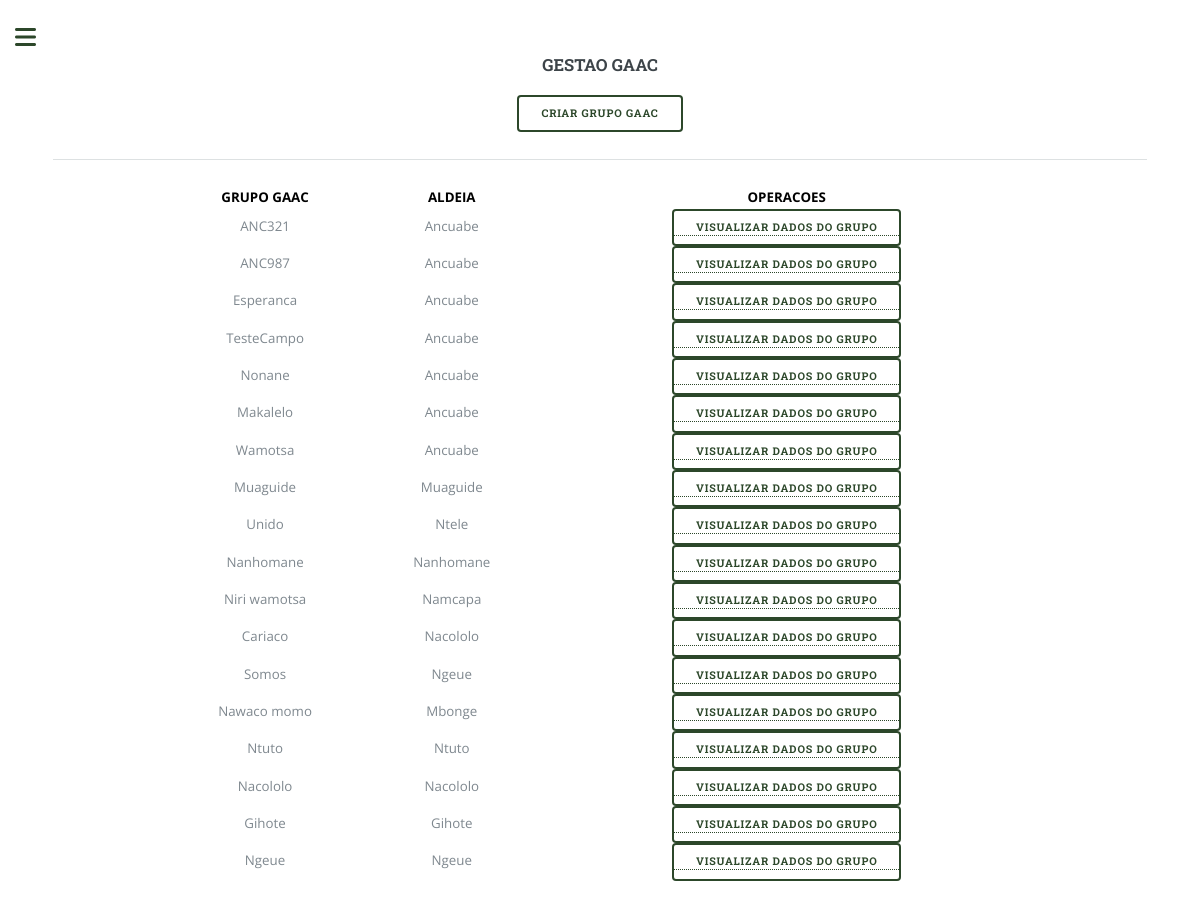
The app's page /loop/GAAC/GAAC/vistas/index.php?link=2 with its own data.
### tables this page shows
CREATE TABLE `grupogaac` (
  `id` int(11) NOT NULL,
  `numero` varchar(45) DEFAULT NULL,
  `nomeGrupo` varchar(45) NOT NULL,
  `idAldeia` int(11) NOT NULL,
  `dataCriacao` date DEFAULT NULL
);

CREATE TABLE `aldeia` (
  `id` int(11) NOT NULL,
  `nomeAldeia` varchar(45) NOT NULL,
  `idUtilizador` int(11) DEFAULT NULL
);

### loop/GAAC/GAAC/vistas/registoGrupogaac.php (the view, shortened to what this page needs)
<div id="main">
	<div class="inner">
		<section id="banner">
			<div class="content">
				<header>
					<center><h3>GESTAO GAAC</h3></center>
				</header>
				<div class="div-bt">
				<center><button id="myBtn">Criar Grupo GAAC</button></center>
				<hr>
		     <center>
			 <table style="width: 80%;" border="0">
		                <tr>
		                    <td align="center" style="color: black; font-weight:bold;">GRUPO GAAC</td>
		                    <td align="center"  style="color: black; font-weight:bold;">ALDEIA</td>
		                    <td align="center" style="color: black; font-weight:bold;">OPERACOES</td>
		                </tr>
		                <?php
		                    $query = "SELECT grupogaac.id, grupogaac.nomeGrupo, aldeia.nomeAldeia FROM grupogaac, aldeia WHERE grupogaac.idAldeia = aldeia.id";
		                    $resultado = mysqli_query($conexao,$query);
		                    while ($linha = mysqli_fetch_assoc($resultado)) {
		                    	echo "<tr>
			                    	<td align='center'>".$linha['nomeGrupo']."</td>
			                    	<td align='center'>".$linha['nomeAldeia']."</td>
			                    	<td align='center'><a href='index.php?link=7&id=".$linha['id']."> title='Visualizar o Grupo'><button class='bt bt-dados'>Visualizar Dados do Grupo</button></a> </td>
		                    	</tr>";
		                    }
		                ?>
		        </table>
			 </center>
		    </div>
			</div>
		</section>
	</div>
</div>

### loop/GAAC/GAAC/assets/css/main.css (style rules this page uses)
html, body, div, span, applet, object, iframe, h1, h2, h3, h4, h5, h6, p, blockquote, pre, a, abbr, acronym, address, big, cite, code, del, dfn, em, img, ins, kbd, q, s, samp, small, strike, strong, sub, sup, tt, var, b, u, i, center, dl, dt, dd, ol, ul, li, fieldset, form, label, legend, table, caption, tbody, tfoot, thead, tr, th, td, article, aside, canvas, details, embed, figure, figcaption, footer, header, hgroup, menu, nav, output, ruby, section, summary, time, mark, audio, video { margin: 0; padding: 0; border: 0; font-size: 100%; font: inherit; vertical-align: baseline; }
article, aside, details, figcaption, figure, footer, header, hgroup, menu, nav, section { display: block; }
body { line-height: 1; }
table { border-collapse: collapse; border-spacing: 0; }
body { -webkit-text-size-adjust: none; }
body { -ms-overflow-style: scrollbar; }
html { box-sizing: border-box; }
*, *:before, *:after { box-sizing: inherit; }
body { background: #ffffff; }
body, input, select, textarea { color: #7f888f; font-family: "Open Sans", sans-serif; font-size: 13pt; font-weight: 400; line-height: 1.65; }
@media screen and (max-width: 1680px) { body, input, select, textarea { font-size: 11pt; } }
@media screen and (max-width: 1280px) { body, input, select, textarea { font-size: 10pt; } }
a { -moz-transition: color 0.2s ease-in-out, border-bottom-color 0.2s ease-in-out; -webkit-transition: color 0.2s ease-in-out, border-bottom-color 0.2s ease-in-out; -ms-transition: color 0.2s ease-in-out, border-bottom-color 0.2s ease-in-out; transition: color 0.2s ease-in-out, border-bottom-color 0.2s ease-in-out; border-bottom: dotted 1px; color: #2c472a; text-decoration: none; }
h1, h2, h3, h4, h5, h6 { color: #3d4449; font-family: "Roboto Slab", serif; font-weight: 700; line-height: 1.5; margin: 0 0 1em 0; }
h3 { font-size: 1.25em; }
hr { border: 0; border-bottom: solid 1px rgba(210, 215, 217, 0.75); margin: 2em 0; }
input[type="submit"], input[type="reset"], input[type="button"], button, .button { -moz-appearance: none; -webkit-appearance: none; -ms-appearance: none; appearance: none; -moz-transition: background-color 0.2s ease-in-out, color 0.2s ease-in-out; -webkit-transition: background-color 0.2s ease-in-out, color 0.2s ease-in-out; -ms-transition: background-color 0.2s ease-in-out, color 0.2s ease-in-out; transition: background-color 0.2s ease-in-out, color 0.2s ease-in-out; background-color: transparent; border-radius: 0.375em; border: 0; box-shadow: inset 0 0 0 2px #2c472a; color: #2c472a !important; cursor: pointer; display: inline-block; font-family: "Roboto Slab", serif; font-size: 0.8em; font-weight: 700; height: 3.5em; letter-spacing: 0.075em; line-height: 3.5em; padding: 0 2.25em; text-align: center; text-decoration: none; text-transform: uppercase; white-space: nowrap; }
#main { -moz-flex-grow: 1; -webkit-flex-grow: 1; -ms-flex-grow: 1; flex-grow: 1; -moz-flex-shrink: 1; -webkit-flex-shrink: 1; -ms-flex-shrink: 1; flex-shrink: 1; width: 100%; }
#main > .inner { padding: 0 6em 0.1em 6em ; margin: 0 auto; max-width: 110em; }
#main > .inner > section { padding: 6em 0 4em 0 ; border-top: solid 2px rgba(210, 215, 217, 0.75); }
#main > .inner > section:first-of-type { border-top: 0 !important; }
@media screen and (max-width: 1680px) { #main > .inner { padding: 0 5em 0.1em 5em ; } }
@media screen and (max-width: 1680px) { #main > .inner > section { padding: 5em 0 3em 0 ; } }
@media screen and (max-width: 1280px) { #main > .inner { padding: 0 4em 0.1em 4em ; } }
@media screen and (max-width: 1280px) { #main > .inner > section { padding: 4em 0 2em 0 ; } }
#banner { padding: 6em 0 4em 0 ; display: -moz-flex; display: -webkit-flex; display: -ms-flex; display: flex; }
#banner .content { -moz-flex-grow: 1; -webkit-flex-grow: 1; -ms-flex-grow: 1; flex-grow: 1; -moz-flex-shrink: 1; -webkit-flex-shrink: 1; -ms-flex-shrink: 1; flex-shrink: 1; width: 50%; }

### loop/GAAC/GAAC/assets/css/modal.css (style rules this page uses)
body { font-family: Open Sans, Helvetica, sans-serif; }

### records on screen
grupogaac: nomeGrupo "ANC321", idAldeia.nomeAldeia "Ancuabe"
grupogaac: nomeGrupo "ANC987", idAldeia.nomeAldeia "Ancuabe"
grupogaac: nomeGrupo "Esperanca", idAldeia.nomeAldeia "Ancuabe"
grupogaac: nomeGrupo "TesteCampo", idAldeia.nomeAldeia "Ancuabe"
grupogaac: nomeGrupo "Nonane", idAldeia.nomeAldeia "Ancuabe"
grupogaac: nomeGrupo "Makalelo", idAldeia.nomeAldeia "Ancuabe"
grupogaac: nomeGrupo "Wamotsa", idAldeia.nomeAldeia "Ancuabe"
grupogaac: nomeGrupo "Muaguide", idAldeia.nomeAldeia "Muaguide"
grupogaac: nomeGrupo "Unido", idAldeia.nomeAldeia "Ntele"
grupogaac: nomeGrupo "Nanhomane", idAldeia.nomeAldeia "Nanhomane"
grupogaac: nomeGrupo "Niri wamotsa", idAldeia.nomeAldeia "Namcapa"
grupogaac: nomeGrupo "Cariaco", idAldeia.nomeAldeia "Nacololo"
grupogaac: nomeGrupo "Somos", idAldeia.nomeAldeia "Ngeue"
grupogaac: nomeGrupo "Nawaco momo", idAldeia.nomeAldeia "Mbonge"
grupogaac: nomeGrupo "Ntuto", idAldeia.nomeAldeia "Ntuto"
grupogaac: nomeGrupo "Nacololo", idAldeia.nomeAldeia "Nacololo"
grupogaac: nomeGrupo "Gihote", idAldeia.nomeAldeia "Gihote"
grupogaac: nomeGrupo "Ngeue", idAldeia.nomeAldeia "Ngeue"
